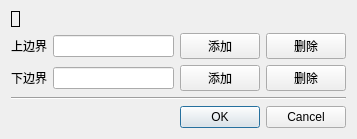
<?xml version="1.0" encoding="UTF-8"?>
<ui version="4.0">
 <class>Dialog</class>
 <widget class="QDialog" name="Dialog">
  <property name="geometry">
   <rect>
    <x>0</x>
    <y>0</y>
    <width>357</width>
    <height>134</height>
   </rect>
  </property>
  <property name="windowTitle">
   <string>车道边界设置</string>
  </property>
  <layout class="QVBoxLayout" name="verticalLayout">
   <item>
    <widget class="QLabel" name="label_image">
     <property name="sizePolicy">
      <sizepolicy hsizetype="Fixed" vsizetype="Fixed">
       <horstretch>0</horstretch>
       <verstretch>0</verstretch>
      </sizepolicy>
     </property>
     <property name="minimumSize">
      <size>
       <width>0</width>
       <height>0</height>
      </size>
     </property>
     <property name="maximumSize">
      <size>
       <width>16777215</width>
       <height>16777215</height>
      </size>
     </property>
     <property name="cursor">
      <cursorShape>ArrowCursor</cursorShape>
     </property>
     <property name="frameShape">
      <enum>QFrame::Panel</enum>
     </property>
     <property name="frameShadow">
      <enum>QFrame::Plain</enum>
     </property>
     <property name="text">
      <string/>
     </property>
     <property name="scaledContents">
      <bool>true</bool>
     </property>
     <property name="alignment">
      <set>Qt::AlignLeading|Qt::AlignLeft|Qt::AlignTop</set>
     </property>
    </widget>
   </item>
   <item>
    <layout class="QHBoxLayout" name="horizontalLayout">
     <item>
      <widget class="QLabel" name="label_border_up">
       <property name="text">
        <string>上边界</string>
       </property>
      </widget>
     </item>
     <item>
      <widget class="QLineEdit" name="edit_up">
       <property name="readOnly">
        <bool>true</bool>
       </property>
      </widget>
     </item>
     <item>
      <widget class="QPushButton" name="btn_up_add">
       <property name="text">
        <string>添加</string>
       </property>
       <property name="autoDefault">
        <bool>false</bool>
       </property>
       <property name="flat">
        <bool>false</bool>
       </property>
      </widget>
     </item>
     <item>
      <widget class="QPushButton" name="btn_up_del">
       <property name="text">
        <string>删除</string>
       </property>
       <property name="autoDefault">
        <bool>false</bool>
       </property>
       <property name="flat">
        <bool>false</bool>
       </property>
      </widget>
     </item>
    </layout>
   </item>
   <item>
    <layout class="QHBoxLayout" name="horizontalLayout_2">
     <item>
      <widget class="QLabel" name="label_border_down">
       <property name="text">
        <string>下边界</string>
       </property>
      </widget>
     </item>
     <item>
      <widget class="QLineEdit" name="edit_down">
       <property name="readOnly">
        <bool>true</bool>
       </property>
      </widget>
     </item>
     <item>
      <widget class="QPushButton" name="btn_down_add">
       <property name="text">
        <string>添加</string>
       </property>
       <property name="autoDefault">
        <bool>false</bool>
       </property>
      </widget>
     </item>
     <item>
      <widget class="QPushButton" name="btn_down_del">
       <property name="text">
        <string>删除</string>
       </property>
       <property name="autoDefault">
        <bool>false</bool>
       </property>
      </widget>
     </item>
    </layout>
   </item>
   <item>
    <widget class="Line" name="line">
     <property name="orientation">
      <enum>Qt::Horizontal</enum>
     </property>
    </widget>
   </item>
   <item>
    <widget class="QDialogButtonBox" name="buttonBox">
     <property name="orientation">
      <enum>Qt::Horizontal</enum>
     </property>
     <property name="standardButtons">
      <set>QDialogButtonBox::Cancel|QDialogButtonBox::Ok</set>
     </property>
    </widget>
   </item>
  </layout>
 </widget>
 <resources/>
 <connections>
  <connection>
   <sender>buttonBox</sender>
   <signal>accepted()</signal>
   <receiver>Dialog</receiver>
   <slot>accept()</slot>
   <hints>
    <hint type="sourcelabel">
     <x>248</x>
     <y>254</y>
    </hint>
    <hint type="destinationlabel">
     <x>157</x>
     <y>274</y>
    </hint>
   </hints>
  </connection>
  <connection>
   <sender>buttonBox</sender>
   <signal>rejected()</signal>
   <receiver>Dialog</receiver>
   <slot>reject()</slot>
   <hints>
    <hint type="sourcelabel">
     <x>316</x>
     <y>260</y>
    </hint>
    <hint type="destinationlabel">
     <x>286</x>
     <y>274</y>
    </hint>
   </hints>
  </connection>
 </connections>
</ui>
